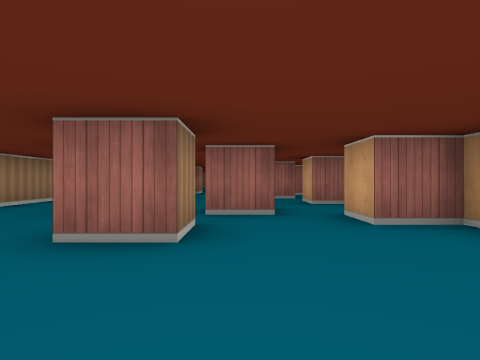
view 1 (above)

15 first-person views from a walk through a cub3D level. The camera is about half as high as the walls, looks level and sees 75° across. The floor is counted in squares. Each view is taken from the middle of a square. On the plan, view 1 faces up. The plan holds only what a view shows up to about 9 squares ahead; the rest is blank.

view 2
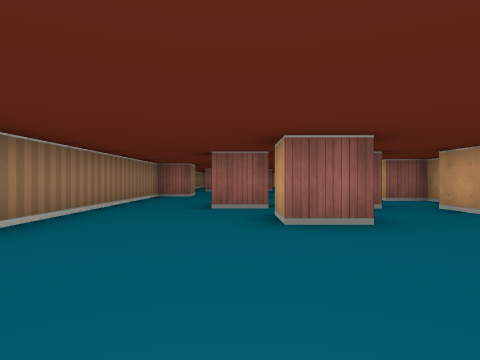

view 3
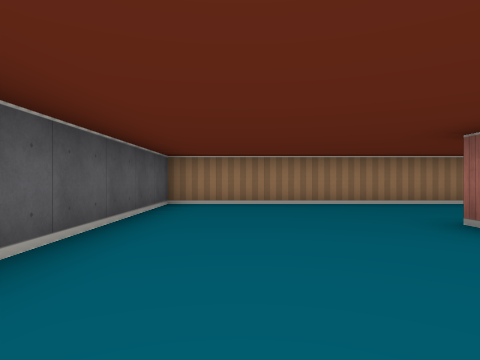

view 4
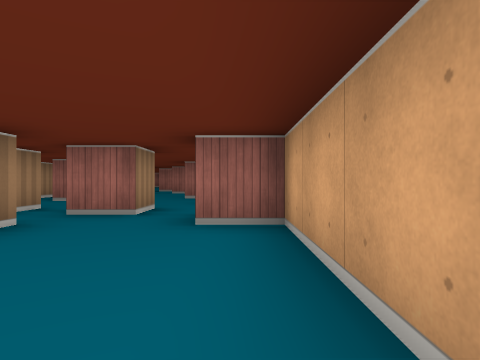

view 5
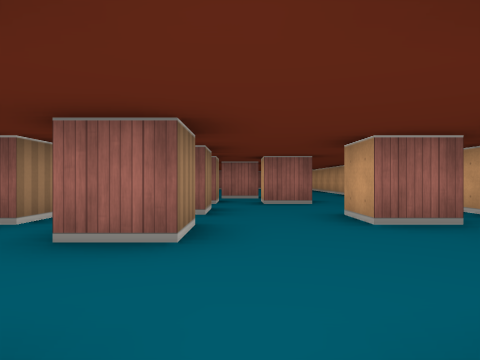

view 6
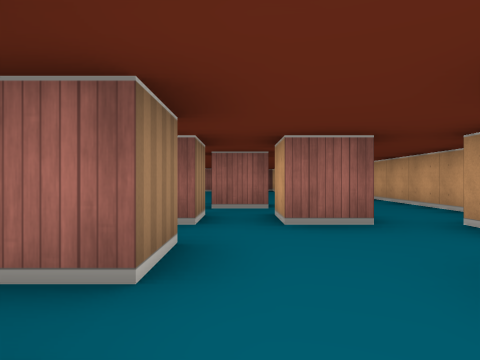

view 7
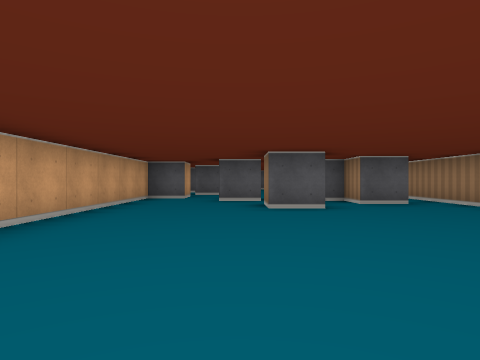

view 8
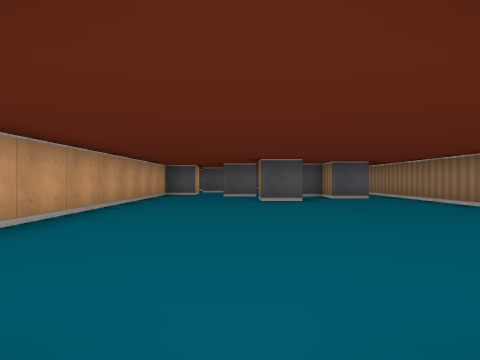

view 9
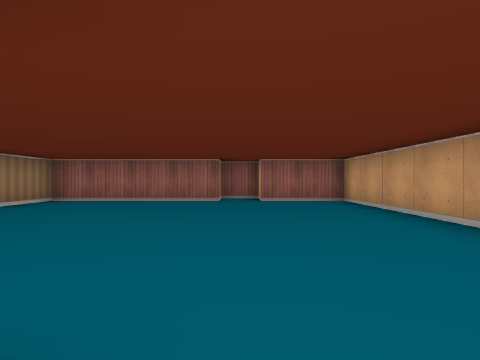

view 10
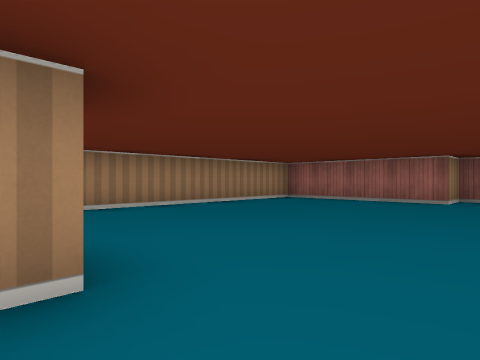

view 11
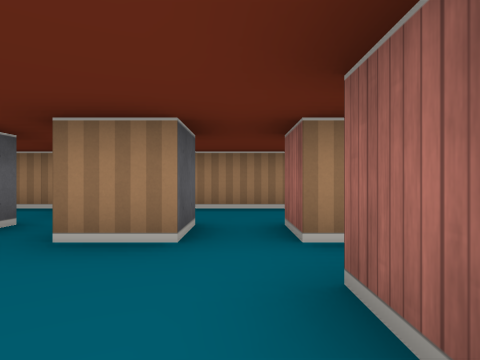

view 12
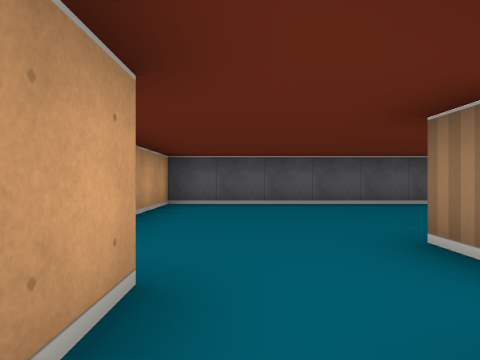

view 13
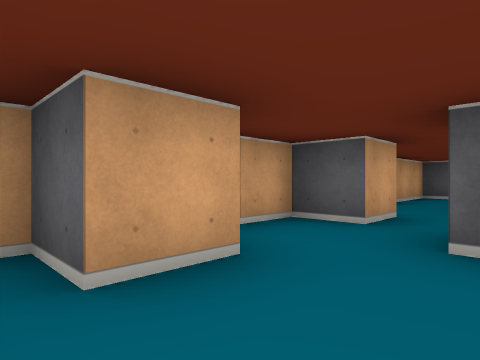

view 14
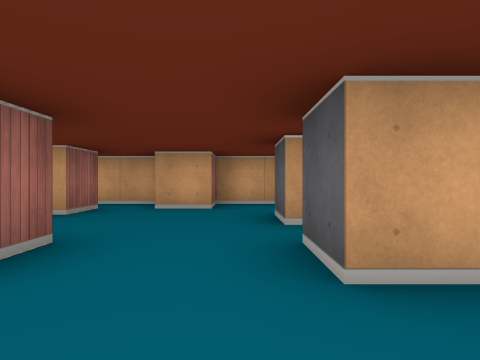

view 15
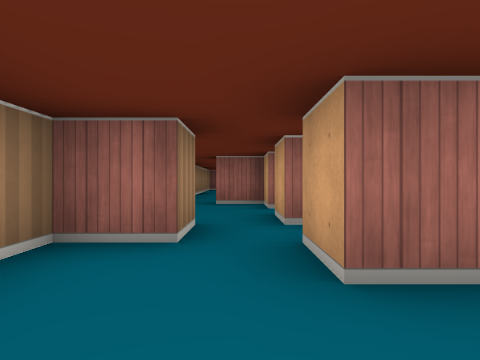

### Floor plan
Points are (right, up) in squares from view 1. A wall is a line through its corners. A room is listed if a view was taken in it or the views show most of it. See-through windows are left out.
Room 1 (views 1, 2, 3, 4, 5, 6, 7, 8, 9, 10, 11, 12, 13, 14, 15)
walls: (-1.5, 9.5) (-2.5, 9.5) (-2.5, 10.5) (-1.5, 10.5) (-1.5, 9.5); (-1.5, 8.5) (-1.5, 7.5) (-2.5, 7.5) (-2.5, 8.5); (0.6, 11.5) (-0.5, 11.5) (-0.5, 12.5) (0.5, 12.5); (-3.5, 9.5) (-3.5, 8.5) (-4.5, 8.5) (-4.5, -1.5) (2.5, -1.5) (2.5, 3.5) (1.5, 3.5) (1.5, 4.5) (2.5, 4.5) (2.5, 6.5) (1.5, 6.5) (1.5, 7.5) (2.5, 7.5) (2.5, 10); (-1.5, 12.5) (-1.5, 11.5) (-2.5, 11.5) (-2.5, 12.5) (-2, 12.5); (1.5, 11) (1.5, 11.5) (2.5, 11.5) (2.5, 21.5) (0.5, 21.5) (0.5, 22.5) (-0.5, 22.5) (-0.5, 21.5) (-4.5, 21.5) (-4.5, 10.1); (1.6, 8.5) (0.5, 8.5) (0.5, 9.5); (-3.6, 13.5) (-2.5, 13.5) (-2.5, 12.5) (-3.5, 12.5); (-0.5, 5.5) (0.5, 5.5) (0.5, 4.5) (-0.5, 4.5); (-1.6, 14.5) (-0.5, 14.5) (-0.5, 13.5) (-1.5, 13.5); (-1.4, 4.5) (-2.5, 4.5) (-2.5, 5.5) (-1.5, 5.5) (-1.5, 4.9); (-0.5, 3.5) (-0.5, 2.5) (-1.5, 2.5) (-1.5, 3.5)

Where each view was taken, in squares from view 1:
view 1: 0 up, 0 right, facing up
view 2: 1 down, 2 left, facing up
view 3: 0 up, 2 right, facing left
view 4: 0 up, 2 right, facing up
view 5: 5 up, 1 left, facing up
view 6: 8 up, 1 left, facing up
view 7: 20 up, 0 right, facing down
view 8: 22 up, 0 right, facing down
view 9: 14 up, 0 right, facing up
view 10: 14 up, 1 right, facing up-left
view 11: 11 up, 1 right, facing left
view 12: 5 up, 1 right, facing down
view 13: 8 up, 0 right, facing down-right
view 14: 6 up, 4 left, facing right
view 15: 6 up, 3 left, facing up
